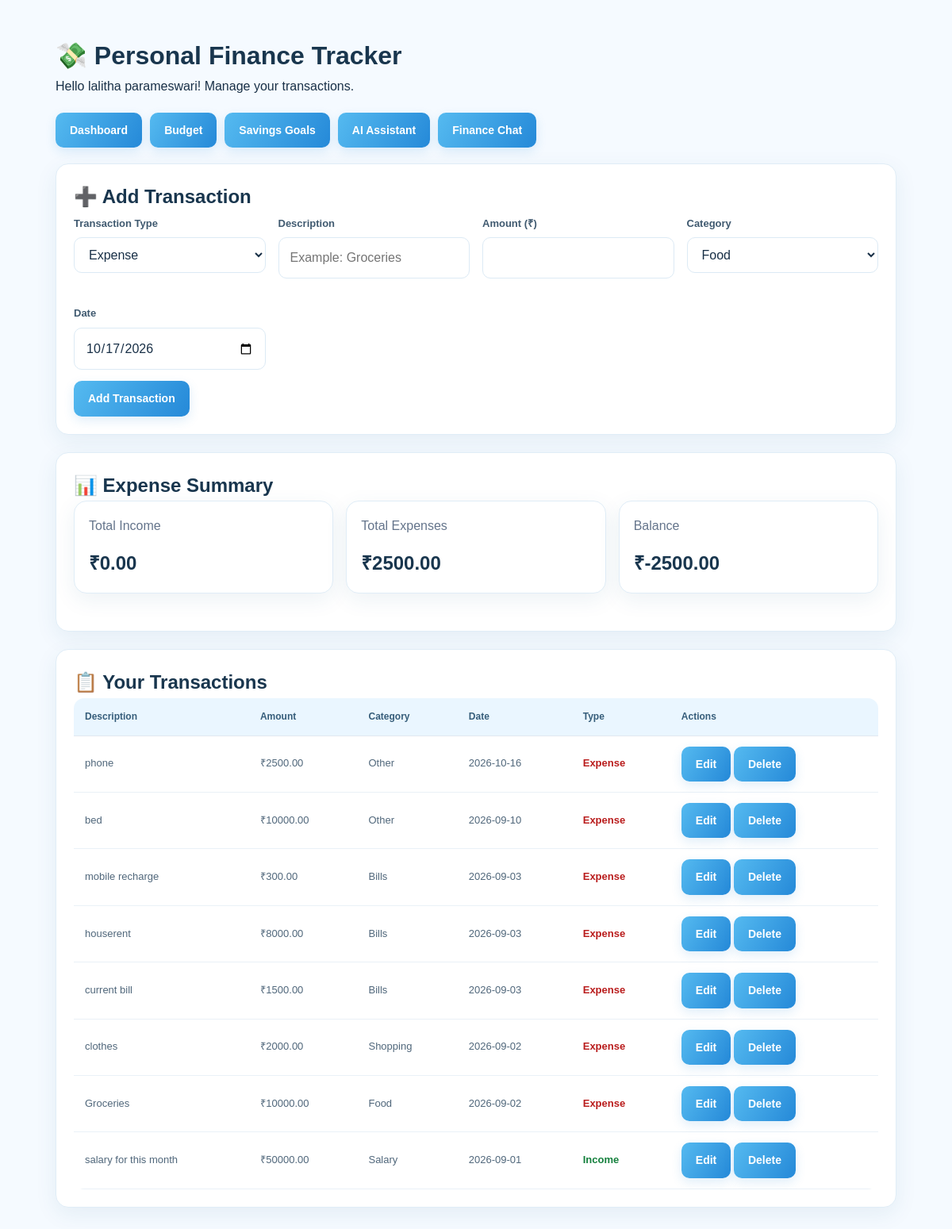
Screenshot of /expenses (signed in) with the database file from the repository.
### tables this page shows
CREATE TABLE lakshita_transactions (
            id INTEGER PRIMARY KEY AUTOINCREMENT,
            user_id INTEGER NOT NULL,
            kind TEXT NOT NULL DEFAULT 'expense',
            amount REAL NOT NULL,
            category TEXT NOT NULL,
            description TEXT DEFAULT '',
            transaction_date TEXT NOT NULL, "type" TEXT NOT NULL DEFAULT 'expense', created_at TEXT,
            FOREIGN KEY(user_id) REFERENCES lakshita_users(id)
        );

### app.py (the view, shortened to what this page needs)
@app.route("/expenses", methods=["GET", "POST"])
@login_required
def expenses():
    user_id = current_user_id()
    start, end, _ = get_month_range(0)
    total_income, total_expenses = get_totals(
        user_id, start, end
    )
    conn = get_db()
    try:
        transactions = conn.execute("""
            SELECT *
            FROM lakshita_transactions
            WHERE user_id = ?
            ORDER BY transaction_date DESC, id DESC
        """, (user_id,)).fetchall()
    finally:
        conn.close()
    return render_template(
        "expenses.html",
        username=session.get("username"),
        transactions=transactions,
        expenses=transactions,
        total_income=total_income,
        total_expenses=total_expenses,
        today=date.today().isoformat()
    )

### app.py (called while the page is built)
def get_db():
    conn = sqlite3.connect(
        DATABASE,
        timeout=30
    )
    conn.row_factory = sqlite3.Row
    conn.execute("PRAGMA busy_timeout = 30000")
    return conn

def login_required(view):
    @wraps(view)
    def wrapped(*args, **kwargs):
        if "user_id" not in session:
            flash("Please login first.", "error")
            return redirect(url_for("login"))
        return view(*args, **kwargs)
    return wrapped

def current_user_id():
    return session.get("user_id")

def get_month_range(month_offset=0):
    today = date.today()
    month_index = today.month - 1 + month_offset
    year = today.year + month_index // 12
    month = month_index % 12 + 1
    start = date(year, month, 1)
    end_day = calendar.monthrange(year, month)[1]
    end = date(year, month, end_day)
    return (
        start.isoformat(),
        end.isoformat(),
        f"{year}-{month:02d}"
    )

def get_totals(user_id, start_date=None, end_date=None):
    conn = get_db()
    try:
        query = """
            SELECT
                COALESCE(SUM(
                    CASE WHEN LOWER(kind) = 'income'
                    THEN amount ELSE 0 END
                ), 0) AS income,

                COALESCE(SUM(
                    CASE WHEN LOWER(kind) = 'expense'
                    THEN amount ELSE 0 END
                ), 0) AS expenses

            FROM lakshita_transactions
            WHERE user_id = ?
        """
        params = [user_id]
        if start_date and end_date:
            query += """
                AND transaction_date BETWEEN ? AND ?
            """
            params.extend([start_date, end_date])
        row = conn.execute(query, params).fetchone()
        return float(row["income"]), float(row["expenses"])
    finally:
        conn.close()

### templates/expenses.html (shortened to what this page needs)
<!DOCTYPE html>
<html lang="en">
<head>
    <link rel="stylesheet" href="{{ url_for('static', filename='style.css') }}">
</head>
<body>
    <div class="page">
        <h1>💸 Personal Finance Tracker</h1>
        <p>Hello {{ username|default('User') }}! Manage your transactions.</p>
        <nav class="navigation">
            <a class="btn secondary" href="{{ url_for('dashboard') }}">Dashboard</a>
            <a class="btn secondary" href="{{ url_for('budget') }}">Budget</a>
            <a class="btn secondary" href="{{ url_for('goals') }}">Savings Goals</a>
            <a class="btn secondary" href="{{ url_for('assistant') }}">AI Assistant</a>
            <a class="btn secondary" href="{{ url_for('chat') }}">Finance Chat</a>
        </nav>
        <div class="card">
            <h2>➕ Add Transaction</h2>
            <form method="POST" action="{{ url_for('expenses') }}">
                <div class="form-grid">
                    <div>
                        <label for="kind">Transaction Type</label>
                        <select id="kind" name="kind" required>
                            <option value="expense">Expense</option>
                        </select>
                    </div>
                    <div>
                        <label for="description">Description</label>
                        <input id="description" name="description" placeholder="Example: Groceries" required>
                    </div>
                    <div>
                        <label for="amount">Amount (₹)</label>
                        <input id="amount" name="amount" type="number" min="0.01" step="0.01" required>
                    </div>
                    <div>
                        <label for="category">Category</label>
                        <select id="category" name="category" required>
                            <option value="Food">Food</option>
                        </select>
                    </div>
                    <div>
                        <label for="transaction_date">Date</label>
                        <input id="transaction_date" name="transaction_date" type="date" value="{{ today|default('') }}"
                            required>
                    </div>
                </div>
                <button type="submit">Add Transaction</button>
            </form>
        </div>
        <div class="card">
            <h2>📊 Expense Summary</h2>
            <div class="summary-grid">
                <div class="summary-card">
                    <p>Total Income</p>
                    <h2 class="income">
                        ₹{{ "%.2f"|format(total_income|default(0)|float) }}
                    </h2>
                </div>
                <div class="summary-card">
                    <p>Total Expenses</p>
                    <h2 class="expense">
                        ₹{{ "%.2f"|format(total_expenses|default(0)|float) }}
                    </h2>
                </div>
                <div class="summary-card">
                    <p>Balance</p>
                    <h2>
                        ₹{{ "%.2f"|format((total_income|default(0)|float) - (total_expenses|default(0)|float)) }}
                    </h2>
                </div>
            </div>
        </div>
        <div class="card">
            <h2>📋 Your Transactions</h2>
            {% set rows = transactions|default(expenses|default([])) %}
            {% if rows %}
            <div class="table-wrap">
                <table>
                    <thead>
                        <tr>
                            <th>Description</th>
                            <th>Amount</th>
                            <th>Category</th>
                            <th>Date</th>
                            <th>Type</th>
                            <th>Actions</th>
                        </tr>
                    </thead>
                    <tbody>
                        {% for item in rows %}
                        <tr>
                            <td>{{ item['description'] or '' }}</td>
                            <td>₹{{ "%.2f"|format(item['amount']|float) }}</td>
                            <td>{{ item['category'] }}</td>
                            <td>{{ item['transaction_date'] }}</td>
                            <td>
                                {% if item['kind']|lower == 'income' %}
                                <span class="income">Income</span>
                                {% else %}
                                <span class="expense">Expense</span>
                                {% endif %}
                            </td>
                            <td>
                                <a class="btn secondary"
                                    href="{{ url_for('edit_expense', transaction_id=item['id']) }}">
                                    Edit
                                </a>
                                <form method="POST" action="{{ url_for('delete_expense', transaction_id=item['id']) }}"
                                    style="display:inline" onsubmit="return confirm('Delete this transaction?');">
                                    <button class="delete-btn" type="submit">
                                        Delete
                                    </button>
                                </form>
                            </td>
                        </tr>
                        {% endfor %}
                    </tbody>
                </table>
            </div>
            {% else %}
            <p>No transactions added yet. Add your first transaction above.</p>
            {% endif %}
        </div>
    </div>
</body>
</html>

### static/style.css (style rules this page uses)
:root { --primary: #2589d8; --primary-dark: #1269b0; --sky: #eaf6ff; --background: #f5faff; --white: #ffffff; --text: #193047; --muted: #718397; --border: #dceaf5; --shadow: 0 8px 28px rgba(29, 89, 132, 0.08); }
* { box-sizing: border-box; }
html { scroll-behavior: smooth; }
body { margin: 0; font-family: "Segoe UI", Arial, sans-serif; color: var(--text); background: var(--background); line-height: 1.6; }
a { color: var(--primary); text-decoration: none; }
button, input, select, textarea { font: inherit; }
body:not(.landing-page) { background: #f5faff; color: #193047; }
body:not(.landing-page) h1, body:not(.landing-page) h2, body:not(.landing-page) h3 { color: #19364e; }
body:not(.landing-page) input, body:not(.landing-page) select, body:not(.landing-page) textarea { width: 100%; padding: 12px 14px; border: 1px solid #dceaf5; border-radius: 10px; background: white; color: #193047; outline: none; }
body:not(.landing-page) label { display: inline-block; margin-bottom: 7px; color: #405a70; font-size: 13px; font-weight: 600; }
body:not(.landing-page) button, body:not(.landing-page) input[type="submit"], body:not(.landing-page) .btn, body:not(.landing-page) .button { padding: 11px 18px; border: none; border-radius: 10px; color: white; background: linear-gradient(120deg, #55baf0, #2589d8); font-weight: bold; box-shadow: 0 5px 14px rgba(37, 137, 216, 0.14); transition: 0.2s ease; }
body:not(.landing-page) table { width: 100%; border-collapse: collapse; background: white; border-radius: 13px; overflow: hidden; }
body:not(.landing-page) th { padding: 14px; color: #365d7a; background: #eaf6ff; font-size: 12px; text-align: left; }
body:not(.landing-page) td { padding: 13px 14px; border-bottom: 1px solid #eaf1f7; color: #50677b; font-size: 13px; }
body:not(.landing-page) .card, body:not(.landing-page) .stat-card, body:not(.landing-page) .summary-card, body:not(.landing-page) .expense-card, body:not(.landing-page) .goal-card, body:not(.landing-page) .budget-card { border: 1px solid #e0edf7; border-radius: 16px; background: white; box-shadow: var(--shadow); }
* { margin: 0; padding: 0; box-sizing: border-box; }
body { font-family: Arial, sans-serif; background: #f1f5f9; color: #1e293b; }
.summary-grid { display: grid; grid-template-columns: repeat(3, minmax(0, 1fr)); gap: 20px; margin-bottom: 25px; }
.summary-card { background: white; padding: 22px; border-radius: 14px; box-shadow: 0 3px 12px rgba(0, 0, 0, 0.05); }
.summary-card p { color: #64748b; margin-bottom: 15px; }

### templates/expenses.html (style rules this page uses)
* { box-sizing: border-box; }
body { margin: 0; font-family: Arial, sans-serif; background: #f1f5f9; color: #1e293b; }
.page { max-width: 1100px; margin: 25px auto; padding: 20px; }
.card { background: white; padding: 22px; border-radius: 12px; margin-bottom: 22px; box-shadow: 0 3px 12px #00000010; }
.navigation { display: flex; gap: 10px; flex-wrap: wrap; margin: 20px 0; }
.btn, button { display: inline-block; padding: 10px 15px; border: none; border-radius: 7px; background: #16834a; color: white; text-decoration: none; cursor: pointer; font-size: 14px; }
.secondary { background: #334155; }
.delete-btn { background: #b91c1c; }
.form-grid, .summary-grid { display: grid; grid-template-columns: repeat(auto-fit, minmax(200px, 1fr)); gap: 16px; }
label { display: block; margin-bottom: 7px; font-weight: 600; }
input, select { width: 100%; padding: 11px; border: 1px solid #cbd5e1; border-radius: 7px; margin-bottom: 14px; }
.summary-card { padding: 18px; background: #f8fafc; border: 1px solid #e2e8f0; border-radius: 10px; }
.income { color: #15803d; font-weight: bold; }
.expense { color: #b91c1c; font-weight: bold; }
.table-wrap { overflow-x: auto; }
table { width: 100%; min-width: 650px; border-collapse: collapse; }
th, td { padding: 12px; text-align: left; border-bottom: 1px solid #e2e8f0; }
th { background: #f8fafc; }

### rows the page displays
lakshita_transactions: description "phone", amount "2500.00", category "Other", transaction_date "2026-10-16", kind "Expense"
lakshita_transactions: description "bed", amount "10000.00", category "Other", transaction_date "2026-09-10", kind "Expense"
lakshita_transactions: description "mobile recharge", amount "300.00", category "Bills", transaction_date "2026-09-03", kind "Expense"
lakshita_transactions: description "houserent", amount "8000.00", category "Bills", transaction_date "2026-09-03", kind "Expense"
lakshita_transactions: description "current bill", amount "1500.00", category "Bills", transaction_date "2026-09-03", kind "Expense"
lakshita_transactions: description "clothes", amount "2000.00", category "Shopping", transaction_date "2026-09-02", kind "Expense"
lakshita_transactions: description "Groceries", amount "10000.00", category "Food", transaction_date "2026-09-02", kind "Expense"
lakshita_transactions: description "salary for this month", amount "50000.00", category "Salary", transaction_date "2026-09-01", kind "Income"

### other values shown
{{ username|default('User') }} "lalitha parameswari"
{{ "%.2f"|format(total_income|default(0)|float) }} "0.00"
{{ "%.2f"|format(total_expenses|default(0)|float) }} "2500.00"
